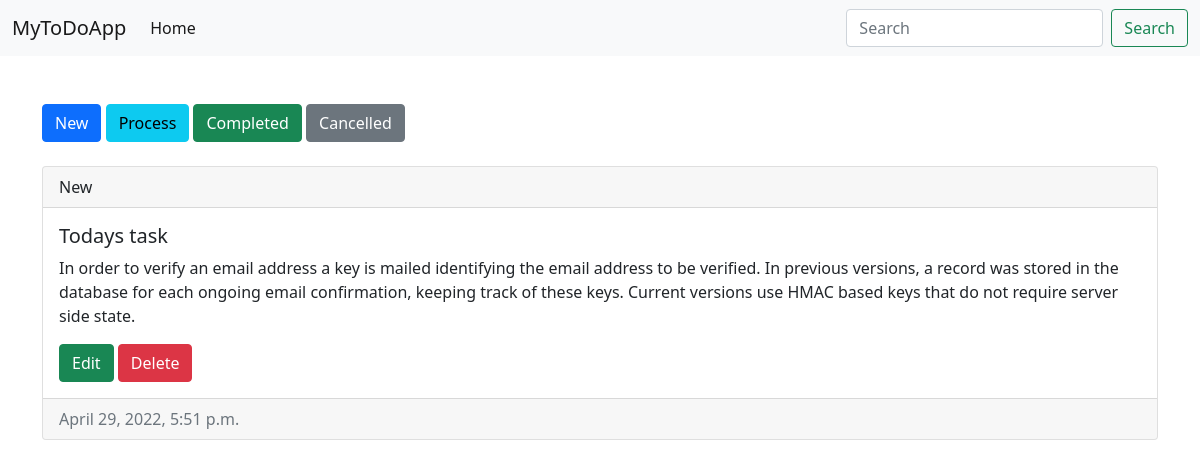
The app's page / (signed in) with its own data.
### todoapp/models.py (models this page shows, shortened)
class Todo(models.Model):
    author = models.ForeignKey(User, on_delete=models.CASCADE)
    title = models.CharField(max_length=221)
    content = models.TextField()
    status = models.IntegerField(choices=STATUS)
    created_at = models.DateTimeField(auto_now_add=True)

### todoapp/views.py (the view)
# urls.py: path('', index, name='index'),
@login_required
def index(request):
    user = request.user
    todos = Todo.objects.filter(author=user)
    ctx = {
        'todos': todos
    }
    return render(request, 'index.html', ctx)

### templates/index.html
{% extends 'base.html' %}
{% block content %}
        <div class="status-list">
            <a type="button" class="btn btn-primary">New</a>
            <a type="button" class="btn btn-info">Process</a>
            <a type="button" class="btn btn-success">Completed</a>
            <a type="button" class="btn btn-secondary">Cancelled</a>
        </div>
        <div class="todo-card mt-4">
            {% for todo in todos %}
            <div class="card mt-4">
                <div class="card-header">
                    {{ todo.get_status_display }}
                </div>
                <div class="card-body">
                    <h5 class="card-title">{{ todo.title }}</h5>
                    <p class="card-text">{{ todo.content }}</p>
                    <a href="/edit/{{ todo.id }}/" class="btn btn-success">Edit</a>
                    <a href="/delete/{{ todo.id }}/" class="btn btn-danger">Delete</a>
                </div>
                <div class="card-footer text-muted">
                    {{ todo.created_at }}
                </div>
            </div>
            {% endfor %}
        </div>
{% endblock %}

### templates/base.html (shortened to what this page needs)
<!DOCTYPE html>
<html lang="en">
<head>
    <link href="https://cdn.jsdelivr.net/npm/bootstrap@5.0.2/dist/css/bootstrap.min.css" rel="stylesheet">
</head>
<body>
{% include 'navbar.html' %}
<div class="container pt-5">
{% block content %}
{% endblock %}
</div>
</body>
</html>

### templates/navbar.html (shortened to what this page needs)
<nav class="navbar navbar-expand-lg navbar-light bg-light">
  <div class="container-fluid">
    <a class="navbar-brand" href="#">MyToDoApp</a>
    <div class="collapse navbar-collapse" id="navbarSupportedContent">
      <ul class="navbar-nav me-auto mb-2 mb-lg-0">
        <li class="nav-item">
          <a class="nav-link active" aria-current="page" href="#">Home</a>
        </li>
      </ul>
      <form class="d-flex">
        <input class="form-control me-2" type="search" placeholder="Search" aria-label="Search">
        <button class="btn btn-outline-success" type="submit">Search</button>
      </form>
    </div>
  </div>
</nav>

### records on screen
Todo: status "New", title "Todays task", content "In order to verify an email address a key is mailed identifying the email address to be verified. In previous versions, a record was stored in the database for each ongoing email confirmation, keeping track of these keys. Current versions use HMAC based keys that do not require server side state.", created_at "April 29, 2022, 5:51 p.m."
